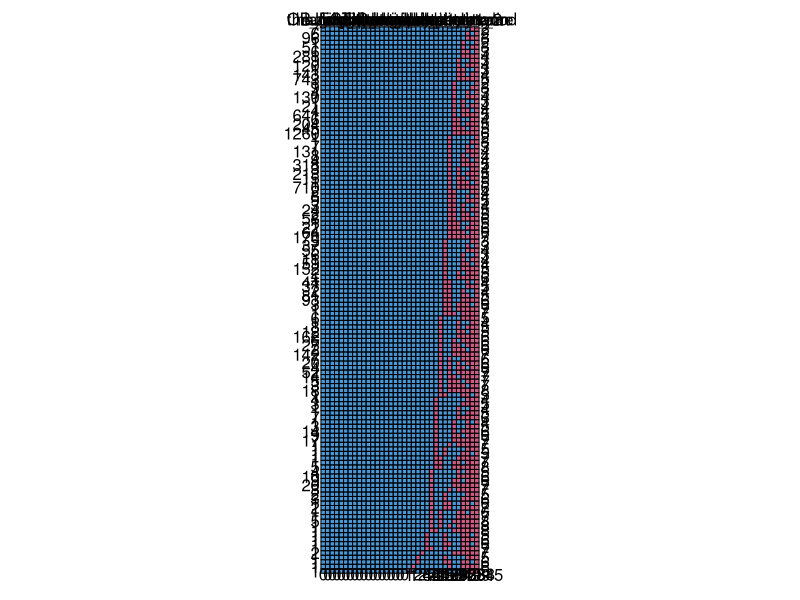
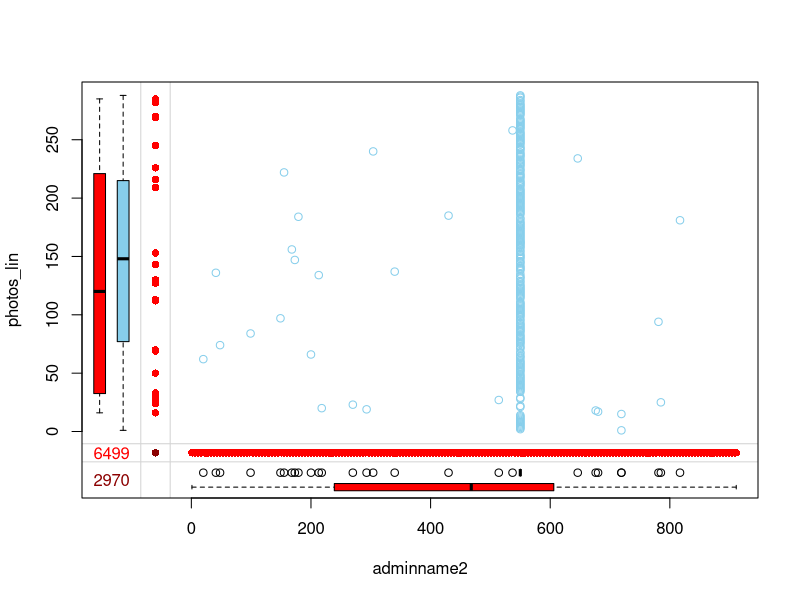

These figures' R source, in order: (Note: this script raises an error after producing the figures.)
# Libraries
library(mice) 
library(VIM)

########## Reading Data ###########
# tacking into considration transforming empty cells to NA 
Global_Landslide_Rainfall <- read.csv("Global-Landslide-Rainfall.csv", header = T, na.strings = c("","NA"))


# delete countrycod col as it's all empty
#Global_Landslide_Rainfall <- Global_Landslide_Rainfall[-c(27)]

View(Global_Landslide_Rainfall) # check if there're 34 cols first before running the previous line


###  Structrure of this Data per col (which shows data types & number of levels for Factor variables)
str(Global_Landslide_Rainfall)


###  Data Summarize that aslo shows up NA's Values in each Col
summary(Global_Landslide_Rainfall)


# Checking on total NA values using Summation (to be more sure after using summary)
sum(is.na(Global_Landslide_Rainfall)==TRUE)  # 29057 after deleting the empty col


########### Missing Data #############

# Missing Data Percentage
percentage <- function(x) {sum(is.na(x))/length(x)*100}

apply(Global_Landslide_Rainfall, 2, percentage)

# To show Missing Data per each col on shape of like Truth Table, value = 1 means that there's no missing data & 0 OW
md.pattern(Global_Landslide_Rainfall)

# Observed & Missing relationship (4 times)
md.pairs(Global_Landslide_Rainfall)

# red supposed to be for missing data
marginplot(Global_Landslide_Rainfall[, c('adminname2', 'photos_lin')])


########### IMPUTE ###########

# m for number of completeness (imputation times)
# use cart as it doesn't depend on linear regression 
# divide imputed data with high numbers of levels by rows to avoid crashing

imputeRainfallDate <- mice(Global_Landslide_Rainfall[, 3:4], method = "cart", maxit = 3)  
imputeRainfallTimeCountry <- mice(Global_Landslide_Rainfall[, 5:6], method = "cart")
imputeRainfallNearestUp <- mice(Global_Landslide_Rainfall[1:2219, 7:8], method = "cart", maxit = 3, m = 3)### 6545 levels
imputeRainfallNearestMid <- mice(Global_Landslide_Rainfall[2220:4449, 7:8], method = "cart", maxit = 3, m = 3)
imputeRainfallNearestDown <- mice(Global_Landslide_Rainfall[4450:6788, 7:8], method = "cart", maxit = 3, m = 3)
imputeRainfallStormName <- mice(Global_Landslide_Rainfall[, 9:12], method = "cart")
imputeRainfallSourceName <- mice(Global_Landslide_Rainfall[, 13:14], method = "cart")
imputeRainfallSourceLineUp <- mice(Global_Landslide_Rainfall[1:2219, 15:16], method = "cart", maxit = 3, m = 3)### 5083 levels
imputeRainfallSourceLineMid <- mice(Global_Landslide_Rainfall[2220:4449, 15:16], method = "cart", maxit = 3, m = 3)
imputeRainfallSourceLineDown <- mice(Global_Landslide_Rainfall[4450:6788, 15:16], method = "cart", maxit = 3, m = 3)
imputeRainfallLandPhotoCat <- mice(Global_Landslide_Rainfall[, 17:21], method = "cart")
imputeRainfallNearUp <- mice(Global_Landslide_Rainfall[1:3349, 22:23], method = "cart", maxit = 3, m = 3)### 3563 levels
imputeRainfallNearDown <- mice(Global_Landslide_Rainfall[3350:6788, 22:23], method = "cart", maxit = 3, m = 3)
imputeRainfallAdmine12 <- mice(Global_Landslide_Rainfall[, 24:25], method = "cart")
imputeRainfallContKey <- mice(Global_Landslide_Rainfall[, 27:28], method = "cart")

# show best method which I'll get the missing data with it
print(imputeRainfallDate)

# Showing imputed data of specific col over iterations based on row's number
#imputeRainfall$imp$adminname1

# just to check there's a NA
Global_Landslide_Rainfall[2,]
summary(Global_Landslide_Rainfall$adminname2)


########## Compelete Data ############

# To get imputed data, 1 is supposed refer to m times of imputation of the missing data
newDataRainfallDate <- complete(imputeRainfallDate, 1)     # (when change 1, imputed data will change too)
newDataRainfallTimeCountry <- complete(imputeRainfallTimeCountry, 1)
newDataRainfallNearestUp <- complete(imputeRainfallNearestUp, 1)        ######
newDataRainfallNearestMid <- complete(imputeRainfallNearestMid, 1)
newDataRainfallNearestDown <- complete(imputeRainfallNearestDown, 1)
newDataRainfallStormName <- complete(imputeRainfallStormName, 1)
newDataRainfallSourceName <- complete(imputeRainfallSourceName, 1)
newDataRainfallSourceLineUp <- complete(imputeRainfallSourceLineUp, 1)    ######
newDataRainfallSourceLineMid <- complete(imputeRainfallSourceLineMid, 1)
newDataRainfallSourceLineDown <- complete(imputeRainfallSourceLineDown, 1)
newDataRainfallLandPhotoCat <- complete(imputeRainfallLandPhotoCat, 1)
newDataRainfallNearUP <- complete(imputeRainfallNearUp, 1)        ######
newDataRainfallNearDown <- complete(imputeRainfallNearDown, 1)
newDataRainfallAdmine12 <- complete(imputeRainfallAdmine12, 1)
newDataRainfallContKey <- complete(imputeRainfallContKey, 1)

print(newDataRainfallAdmine12)

# to combine the divided cols -by rows-
newDataRainfallNear <- rbind(newDataRainfallNearUP, newDataRainfallNearDown)
print(newDataRainfallNear)
sum(is.na(newDataRainfallNear)==TRUE)

newDataRainfallSourceLine <- rbind(newDataRainfallSourceLineUp, newDataRainfallSourceLineMid, newDataRainfallSourceLineDown)
sum(is.na(newDataRainfallSourceLine)==TRUE)

newDataRainfallNearest <- rbind(newDataRainfallNearestUp, newDataRainfallNearestMid, newDataRainfallNearestDown)
sum(is.na(newDataRainfallNearest)==TRUE)


########## FINAL IMPUTED DATA ############

# by combining all cols that we get from complete fn
newDataRainfall <- cbind(Global_Landslide_Rainfall$the_geom, Global_Landslide_Rainfall$OBJECTID, newDataRainfallDate,
                         newDataRainfallTimeCountry, newDataRainfallNearest, newDataRainfallStormName, 
                         newDataRainfallSourceName, newDataRainfallSourceLine, newDataRainfallLandPhotoCat, 
                         newDataRainfallNear, newDataRainfallAdmine12, Global_Landslide_Rainfall$population, 
                         newDataRainfallContKey, Global_Landslide_Rainfall$version, Global_Landslide_Rainfall$user_id, 
                         Global_Landslide_Rainfall$tstamp, Global_Landslide_Rainfall$changeset_,
                         Global_Landslide_Rainfall$latitude, Global_Landslide_Rainfall$longitude)

sum(is.na(newDataRainfall)==TRUE)  # should be zero now 


########## for Renaming ############ 

# tools to split up a big data structure into homogeneous pieces, apply a fn to each piece and then combine all results together.
library(plyr) 

# Modify names by name, not position.
newDataRainfall = rename(newDataRainfall ,c("Global_Landslide_Rainfall$the_geom" = "the_geom", 
                                            "Global_Landslide_Rainfall$OBJECTID" = "OBJECTID",
                                            "Global_Landslide_Rainfall$population" = "population",
                                            "Global_Landslide_Rainfall$version" = "version",
                                            "Global_Landslide_Rainfall$user_id" = "user_id",
                                            "Global_Landslide_Rainfall$tstamp" = "tstamp",
                                            "Global_Landslide_Rainfall$changeset_" = "changeset_",
                                            "Global_Landslide_Rainfall$latitude" = "latitude",
                                            "Global_Landslide_Rainfall$longitude" = "longitude"))

# view the final new data after imputation 
View(newDataRainfall)
